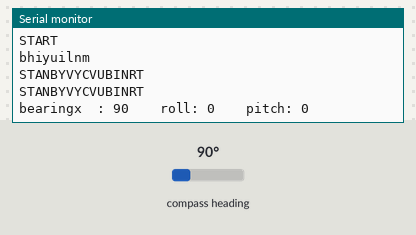
Bench run of a sketch on a simulated ESP32. On the bench: the last lines printed to the serial monitor. Wiring (inferred from the names in the program): CMPS compass at I2C address 0x60. The inputs (shaded band) are chosen by the test bench; at power-on: compass heading 90°.

Above: at 1.2 s.
1.3 s: compass heading set to 7°
At 2.05 s:
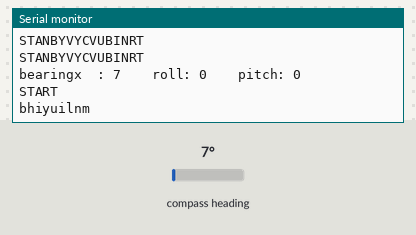
2.8 s: compass heading set to 180°
At 5.23 s:
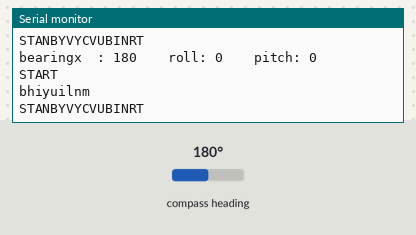
Timing chart, 0 to 6.7 s (numbered marks = the images above; inputs shaded):
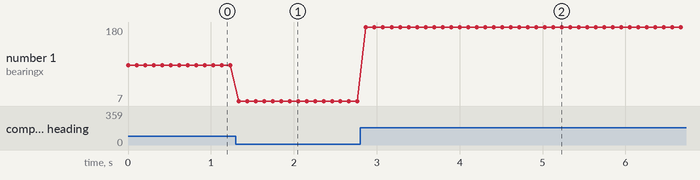

The sketch:

bussola_test.ino
```cpp
#include <Wire.h>


  #define BEARING_Register 2
  #define PITCH_Register 4
  #define ROLL_Register 5

  #define MAGNETX_Register  6
  #define MAGNETY_Register  8
  #define MAGNETZ_Register 10

  #define ACCELEROX_Register 12
  #define ACCELEROY_Register 14
  #define ACCELEROZ_Register 16

  #define GYROX_Register 18
  #define GYROY_Register 20
  #define GYROZ_Register 22

  #define ONE_BYTE   1
  #define TWO_BYTES  2
  #define FOUR_BYTES 4
  #define SIX_BYTES  6

#define _i2cAddress 0x60
#define SDA 21
#define SCL 22


byte _byteHigh, _byteLow;
int bearing;
int nReceived;
signed char pitch;
signed char roll;

void setup()
{


  Serial.begin(115200);              // Start serial ports
  Wire.begin(19,23);


}

void loop()
{
  Serial.println("START");
   // Begin communication with CMPS14
  Wire.beginTransmission(_i2cAddress);

  // Tell register you want some data
  Wire.write(BEARING_Register);

  Serial.println("bhiyuilnm");
  // End the transmission
  int nackCatcher = Wire.endTransmission();

  // Return if we have a connection problem
  if(nackCatcher != 0){bearing = 0; pitch = 0;  roll = 0; return;}

  // Request 4 bytes from CMPS14
  nReceived = Wire.requestFrom(_i2cAddress , FOUR_BYTES);

  // Something has gone wrong
  if (nReceived != FOUR_BYTES) {bearing = 0; pitch = 0;  roll = 0; return;}
    Serial.println("STANBYVYCVUBINRT");

  // Read the values
  _byteHigh = Wire.read(); _byteLow = Wire.read();
  bearing = ((_byteHigh<<8) + _byteLow) / 10;

  // Read the values
  pitch = Wire.read();

  // Read the values
  roll = Wire.read();

  Serial.println("STANBYVYCVUBINRT");
  Serial.print("bearingx  : ");            // Display roll data
  Serial.print(bearing, DEC);

  Serial.print("    roll: ");            // Display roll data
  Serial.print(roll, DEC);

  Serial.print("    pitch: ");          // Display pitch data
  Serial.println(pitch, DEC);


  delay(100);                           // Short delay before next loop

}
```

Measured:
- after the input at 1.3 s, the serial monitor: prints a new line at once (image 1)
- after the input at 2.8 s, the serial monitor: prints a new line after 0.07 s (image 2)
- plotted number 1: 90 → 7 after the input at 1.3 s, 7 → 180 after the input at 2.8 s
